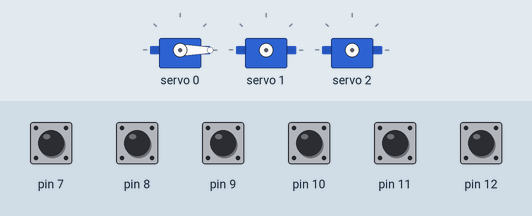
This sketch was run on a simulated Arduino Uno, built with avr-gcc and run on an emulated ATmega328P. On the bench: 3 × servo. The test bench sets the inputs (shaded band); at power-on: pin 7–12 HIGH.

Above: at 1.2 s.
1.3 s: pin 9 pulled LOW for 1 s
At 2.9 s:
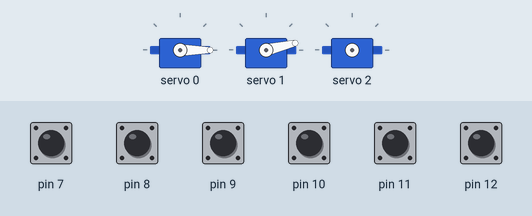
4.3 s: pin 7 pulled LOW for 0.15 s
At 4.39 s:
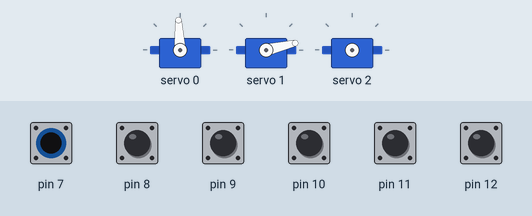
5.9 s: pin 11 pulled LOW for 0.15 s
7.5 s: pin 7 pulled LOW for 1 s
At 9.2 s:
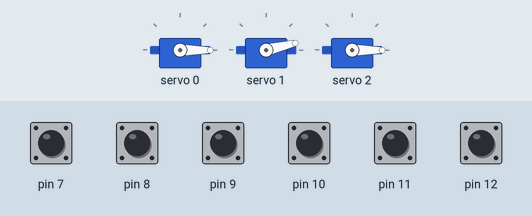
10.0 s: pin 9 pulled LOW for 1 s
At 11.6 s:
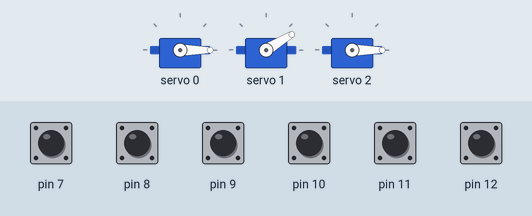
13.0 s: pin 7 pulled LOW for 0.15 s
At 13.09 s:
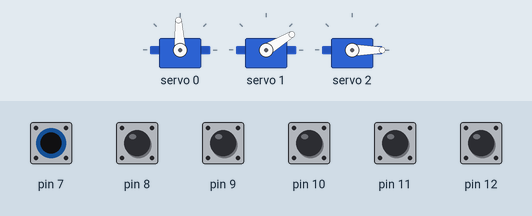
Timing chart, 0 to 15.6 s (numbered marks = the images above; inputs shaded):
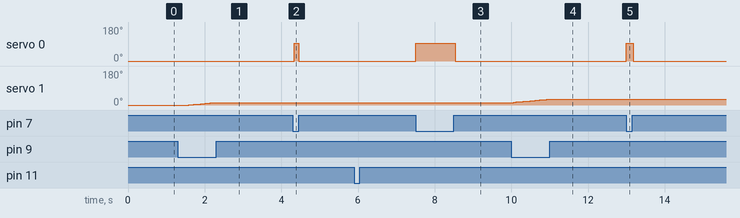

Measured:
- after the input at 1.3 s, servo 1: moves from 0° to 13° over 0.68 s, starting after 0.29 s
- after the input at 4.3 s, servo 0: 0° → 93° at once, → 0° 0.12 s later
- after the input at 7.5 s, servo 0: 0° → 93° at once, → 0° 1.0 s later
- after the input at 10.0 s, servo 1: moves from 13° to 31° over 0.93 s, starting after 0.07 s
- after the input at 13.0 s, servo 0: 0° → 93° at once, → 0° 0.18 s later

The sketch:

lowerArmCodePWM_module.ino
```cpp
// Include Wire Library for I2C Communications
#include <Wire.h>

// Include Adafruit PWM Library
#include <Adafruit_PWMServoDriver.h>

#define MIN_PULSE_WIDTH   500    //650
#define MAX_PULSE_WIDTH   2500    //2350
#define FREQUENCY             50

Adafruit_PWMServoDriver pwm = Adafruit_PWMServoDriver();

//Define servo position
int posBase=0;
int posWrist=0;
int posJaw=0;

// Define Motor Outputs on PCA9685 board
int servoPinBase = 0;
int servoPinWrist = 1;
int servoPinJaw = 2;


void setup() {
  Serial.begin(9600);
  // Setup PWM Controller object
  pwm.begin();
  pwm.setPWMFreq(FREQUENCY);


pinMode(7, INPUT_PULLUP);
pinMode(8, INPUT_PULLUP);
pinMode(9, INPUT_PULLUP);
pinMode(10, INPUT_PULLUP);
pinMode(11, INPUT_PULLUP);
pinMode(12, INPUT_PULLUP);


}

// Function to move motor to specific position
void moveMotorDeg(int moveDegree, int motorOut)
{
  int pulse_wide, pulse_width;

  // Convert to pulse width
  pulse_wide = map(moveDegree, 0, 180, MIN_PULSE_WIDTH, MAX_PULSE_WIDTH);
  pulse_width = int(float(pulse_wide) / 1000000 * FREQUENCY * 4096);

  //Control Motor
  pwm.setPWM(motorOut, 0, pulse_width);
}


void loop() {

  int sensorVal1 = digitalRead(7);
  int sensorVal2 = digitalRead(8);
  int sensorVal3 = digitalRead(9);
  int sensorVal4 = digitalRead(10);
  int sensorVal5 = digitalRead(11);
  int sensorVal6 = digitalRead(12);
/*
  Serial.println("sensorVal1");
  Serial.println(sensorVal3);
  Serial.println("pos");
  Serial.println(posWrist);     */
//////////////////////////////////////////////////
   if (sensorVal1 == HIGH) {

    posBase=0;
    moveMotorDeg(posBase,servoPinBase);

  } else {

     posBase=90;
     moveMotorDeg(posBase,servoPinBase);
  }
  /*////////////////////////////////////////////////
  if (sensorVal2 == HIGH) {

    posBase=90;


  } else {


  }  */
  ///////////////////////////////////////////////////
  if (sensorVal3 == HIGH) {


  } else {

   posWrist++;
   moveMotorDeg(posWrist,servoPinWrist);

  }
  //////////////////////////////////////////////////
  if (sensorVal4 == HIGH) {


  } else {

    posWrist--;
    moveMotorDeg(posWrist,servoPinWrist);
  }
  ///////////////////////////////////////////////////
  if (sensorVal5 == HIGH) {


  } else {

   posJaw++;
moveMotorDeg(posJaw,servoPinJaw);
  }
  if (sensorVal6 == HIGH) {


  } else {

   posJaw--;
moveMotorDeg(posJaw,servoPinJaw);
  }

//pwm.setPWM(servoPinBase, 0, posBase);


 delay(60);

}
```
